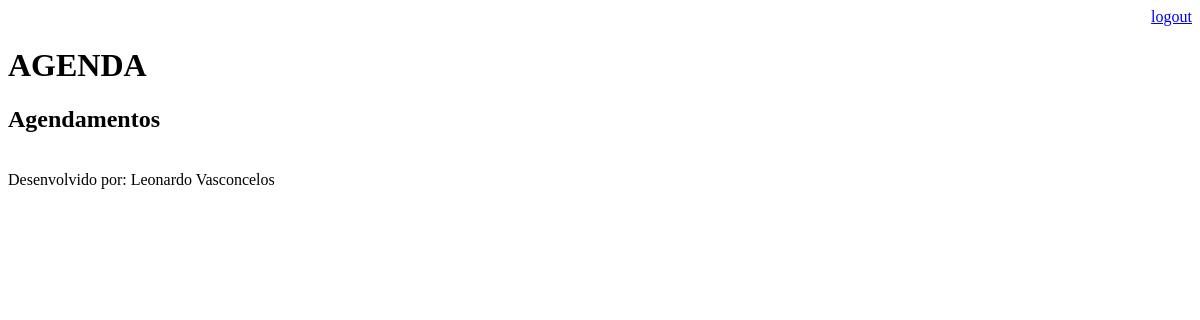
/agenda/ (signed in), run on an earlier commit of the app's database.
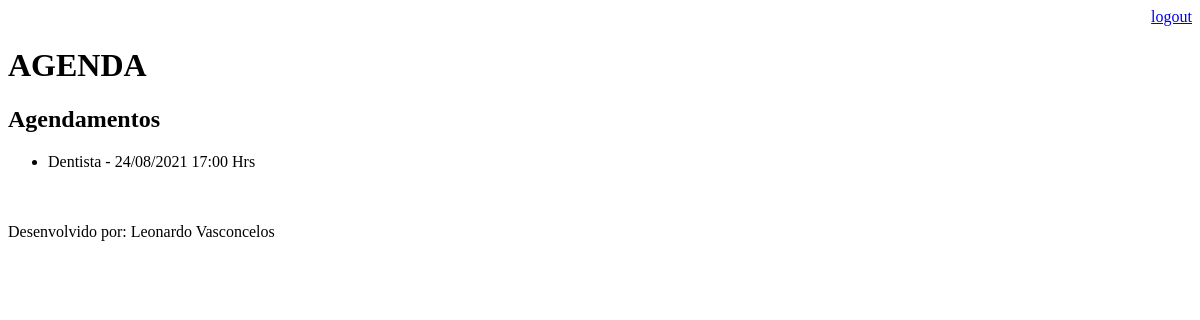
And on a later commit of the database.
### core/models.py (models this page shows, shortened)
class Evento(models.Model):
    titulo = models.CharField(max_length=100)
    descricao = models.TextField(blank=True, null=True)
    data_evento = models.DateTimeField(verbose_name='Data do Evento')
    data_criacao = models.DateTimeField(auto_now=True)
    usuario = models.ForeignKey(User, on_delete=models.CASCADE)
    class Meta:
        db_table = 'evento'
    def get_data_criacao(self):
        return self.data_evento.strftime('%d/%m/%Y %H:%M Hrs')

### core/views.py (the view)
# urls.py: path('agenda/', views.lista_eventos),
@login_required(login_url='/login/')
def lista_eventos(request):
    usuario = request.user
    evento = Evento.objects.filter(usuario=usuario)
    response = {'eventos': evento}
    return render(request, 'agenda.html', response)

### templates/agenda.html
{% extends "model-page.html" %}
{% block content %}
    <h2>Agendamentos</h2>
    <ul>
    {% for evento in eventos %}
        <li>{{ evento.titulo }} - {{ evento.get_data_criacao }}</li><br>
    {% endfor %}
    </ul>
{% endblock %}

What changed in the data, as far as the page shows it:
added Evento: titulo "Dentista", get_data_criacao "24/08/2021 17:00 Hrs"
